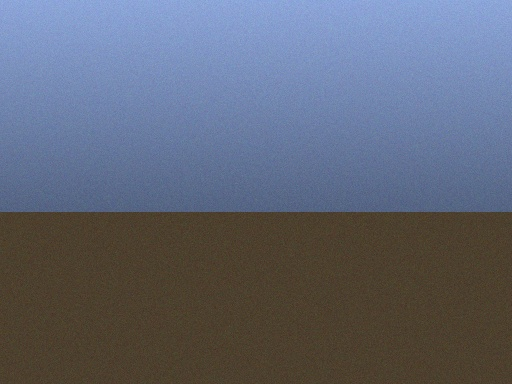
#> input picture packages/relighting_engine/tests/fixtures/images/landscape_a.jpg, 512 x 384 px
$ python parity_check.py ../packages/relighting_engine/tests/fixtures/images/landscape_a.jpg ../packages/relighting_engine/tests/fixtures/images/portrait_a.jpg
#> lines starting #> are read from the running program, lines starting #| are printed output that depends on the picture
### packages/relighting_engine/relighting_engine/core/io.py
"""Image IO for the relighting engine.

Internal working space: float32, linear sRGB, shape (H, W, 3), range [0, 1].
On read: gamma-decode sRGB -> linear. On write: gamma-encode linear -> sRGB.
Alpha is discarded with a metadata flag. ICC profile presence is recorded.

Importing this module registers the HEIC opener globally with Pillow as a
side effect (via ``pillow_heif.register_heif_opener()``). This is intentional
and idempotent.
"""
from __future__ import annotations

from dataclasses import dataclass, field
from pathlib import Path
from typing import Literal

import cv2
import numpy as np
from PIL import Image

import pillow_heif  # noqa: F401  -- registers HEIC plugin into Pillow
pillow_heif.register_heif_opener()
#> (this line was passed over: pillow_heif is not available in this run)

import imageio.v3 as iio  # noqa: E402

OutputFormat = Literal["png", "jpeg", "tiff"]

# Extensions that cv2 handles better than Pillow for depth-aware reading
_CV2_EXTS = {".png"}
# Extensions where Pillow cannot open float32 data — use imageio directly
_TIFF_EXTS = {".tiff", ".tif"}


@dataclass
class ImageMetadata:
    original_format: str
    original_bit_depth: int
    width: int
    height: int
    icc_profile_present: bool
    alpha_discarded: bool
    extras: dict = field(default_factory=dict)


def _srgb_to_linear(x: np.ndarray) -> np.ndarray:
    """sRGB -> linear, vectorized. Input/output are float32 in [0, 1]."""
    a = 0.055
    lo = x / 12.92
    hi = ((x + a) / (1 + a)) ** 2.4
    return np.where(x <= 0.04045, lo, hi).astype(np.float32)


# [78 lines left out: functions _linear_to_srgb, _read_tiff, _read_png, not called in this run]


def read_image(path: str | Path) -> tuple[np.ndarray, ImageMetadata]:
    """Load an image. Returns (HxWx3 float32 linear-sRGB, metadata).

    Supported: JPEG/PNG/TIFF/HEIC. Bit depths: 8/16 (PNG, TIFF), 32-float (TIFF).
    Alpha is discarded; the metadata flag records whether it was present.

    Note: `metadata.original_bit_depth` reports the *observed* bit depth from
    the source array, not the format-canonical bit depth. For format/bit-depth
    consistency on output, see `write_image`.
    """
    path = Path(path)
    suffix = path.suffix.lower()

    if suffix in _TIFF_EXTS:
        fmt = "TIFF"
        linear, bit_depth, icc_present, alpha_present = _read_tiff(path)
    elif suffix in _CV2_EXTS:
        fmt = "PNG"
        linear, bit_depth, icc_present, alpha_present = _read_png(path)
    else:
        # JPEG, HEIC, and other Pillow-supported formats
        img = Image.open(path)
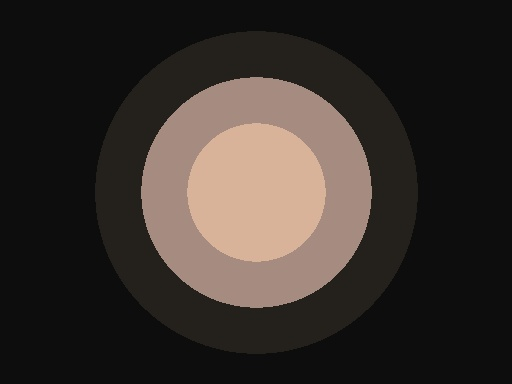
#> input picture packages/relighting_engine/tests/fixtures/images/portrait_a.jpg, 512 x 384 px
#> img is the input picture: PIL image 512x384 RGB; mean R, G, B 53.9, 46.8, 42.3
        fmt = (img.format or suffix.lstrip(".")).upper()
#> fmt = 'JPEG'
        icc_present = bool(img.info.get("icc_profile"))
#> icc_present = False
        mode = img.mode
#> mode = 'RGB'
        alpha_present = mode in ("RGBA", "LA", "PA") or "A" in mode
#> alpha_present = False

        if mode != "RGB":
            img = img.convert("RGB")
        arr = np.asarray(img)
        if arr.dtype == np.uint16:
            bit_depth = 16
            f = arr.astype(np.float32) / 65535.0
        else:
            bit_depth = 8
            f = arr.astype(np.float32) / 255.0
        linear = _srgb_to_linear(f)
#> in _srgb_to_linear, `lo = x / 12.92`:
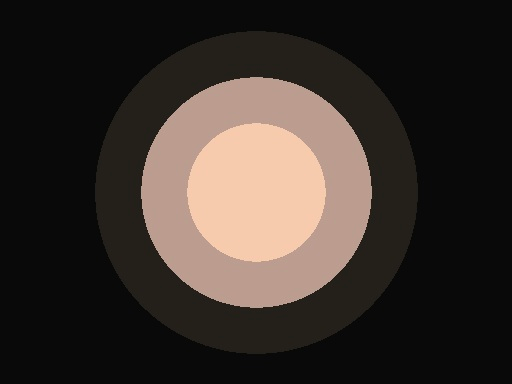
#> lo: shape (384, 512, 3) float32; mean R, G, B 0.0164, 0.0142, 0.0128; drawn with min black and max white
#> in _srgb_to_linear, `hi = ((x + a) / (1 + a)) ** 2.4`:
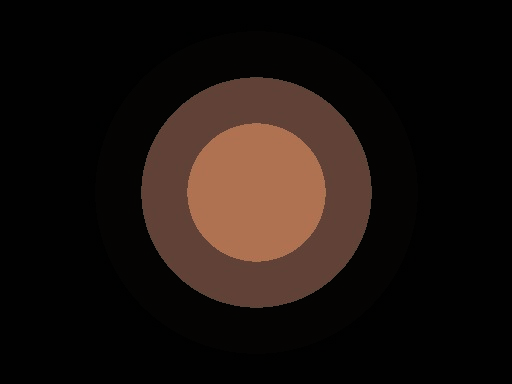
#> hi: shape (384, 512, 3) float32; mean R, G, B 0.11, 0.075, 0.0585
#> in _srgb_to_linear, `return np.where(x <= 0.04045, lo, hi).astype(np.float32)`:
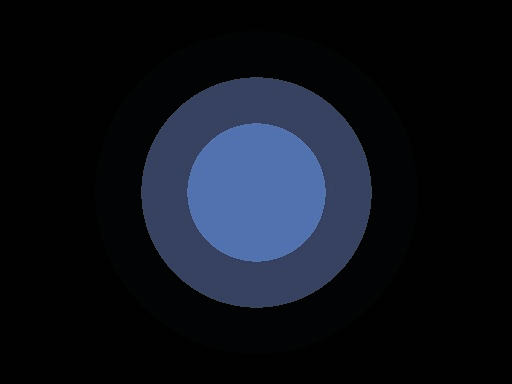
#> returned value: shape (384, 512, 3) float32; mean of channels 0, 1, 2 0.11, 0.075, 0.0585; drawn as B, G, R

    h, w = linear.shape[:2]
#> h = 384; w = 512
    meta = ImageMetadata(
        original_format=fmt,
        original_bit_depth=bit_depth,
        width=w,
        height=h,
        icc_profile_present=icc_present,
        alpha_discarded=alpha_present,
    )
    return linear, meta


# [43 lines left out: function write_image, not called in this run]

### scripts/parity_check.py
"""Compare WebGL screenshot to Python golden.

Run:
    python scripts/parity_check.py test-results/webgl.png \
        packages/relighting_engine/tests/fixtures/expected/portrait_a__single_directional.png
Exits 0 if within tolerance; 1 otherwise.

Color-space notes
-----------------
The WebGL canvas writes *linear* float values to fragColor (values already in
[0, 1] linear-light space).  canvas.toDataURL('image/png') stores those values
as-is as uint8 — it does NOT apply sRGB gamma encoding.  The resulting PNG
therefore contains linear values stored in a nominally-sRGB container.

The Python golden is produced by write_image(..., bit_depth=8) which correctly
gamma-encodes linear → sRGB before saving.

To compare in a common linear space:
  - WebGL PNG:  read raw uint8, divide by 255  (already linear, no gamma step)
  - Golden PNG: use read_image() which gamma-decodes sRGB → linear as normal
"""
from __future__ import annotations

import sys
from pathlib import Path

import numpy as np
from PIL import Image

from relighting_engine.core.io import read_image


def main() -> int:
    if len(sys.argv) != 3:
        print(__doc__)
        return 2
    web = Path(sys.argv[1])
    golden = Path(sys.argv[2])

    # WebGL PNG contains linear values stored as uint8 (no gamma encoding).
    # Dividing by 255 gives the original linear [0, 1] floats directly.
    a = np.array(Image.open(web).convert("RGB")).astype(np.float32) / 255.0

    # Golden PNG is properly gamma-encoded sRGB; read_image decodes to linear.
    b, _ = read_image(golden)

    if a.shape != b.shape:
        import cv2
        b = cv2.resize(b, (a.shape[1], a.shape[0]), interpolation=cv2.INTER_LINEAR)

    diff = np.abs(a - b)
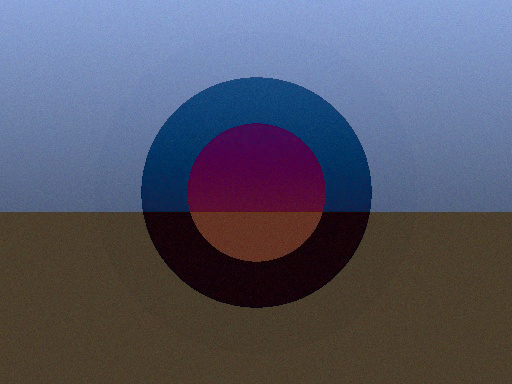
#> diff: shape (384, 512, 3) float32; mean R, G, B 0.33, 0.337, 0.41
    per_channel_8 = (diff * 255).max(axis=-1)
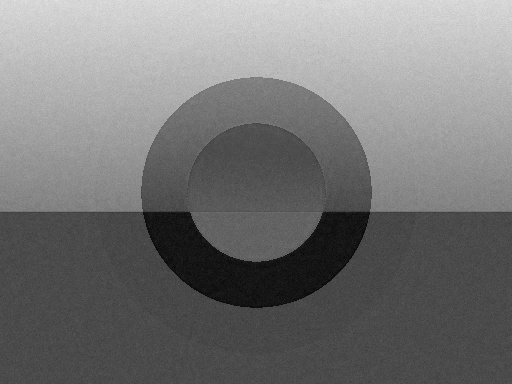
#> per_channel_8: shape (384, 512) float32; min 5.19, max 229, mean 118.4
    bad = float((per_channel_8 > 2.0).mean())
#> bad = 1

    print(f"max channel diff: {diff.max() * 255:.2f}/255")
#| max channel diff: 228.97/255
    print(f"pct pixels >2/255: {bad * 100:.3f}%")
#| pct pixels >2/255: 100.000%

    if bad > 0.01:
        print("FAIL: parity diff exceeds 1% of pixels")
        return 1
    print("PASS")
    return 0


if __name__ == "__main__":
#> (the run stopped early here; a loop or call above may not have finished)
